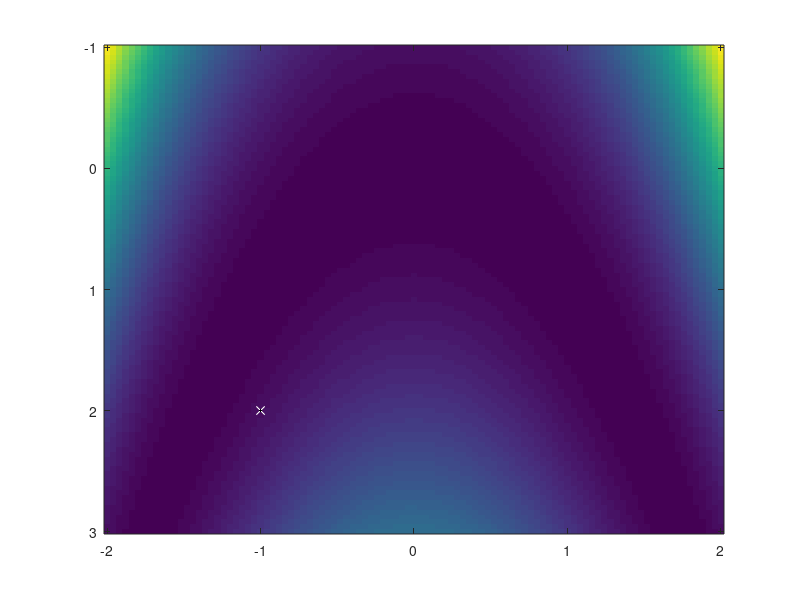

This chart was generated by the following MATLAB code: (Note: this script raises an error after producing the figure.)
clear; close all; drawnow

anonrosen = @(x)(100*(x(2,:) - x(1,:).^2).^2 + (1-x(1,:)).^2);
x0 = [-1;2];

x = linspace(-2,2,101);
y = linspace(-1,3,101);
[X2,X1] = ndgrid(y,x);
F = zeros(size(X1));
F(:) = anonrosen([X1(:) X2(:)].');
imagesc(x,y,F);
line(x0(1),x0(2),'Marker','x','LineStyle','none','MarkerFaceColor','w','Color','w');
h = line(x0(1),x0(2),'Marker','.','Color','k');

options = nlopt.options('ln_neldermead',2,'OutputFun',@(x,optimvalues,state)outfun(x,optimvalues,state,h));
[x, fval, flag, output] = nlopt.fminunc(anonrosen,x0,options);

line(x(1),x(2),'Marker','o','LineStyle','none','Color','w','MarkerFaceColor','w')

h1 = line(x0(1),x0(2),'Marker','.','Color','r','LineStyle','--');
options = nlopt.options('ld_lbfgs',2,'OutputFun',@(x,optimvalues,state)outfun(x,optimvalues,state,h1));
[x, fval, flag, output] = nlopt.fminunc(@rosenbrockwithgrad,x0,options);

h2 = line(x0(1),x0(2),'Marker','.','Color','y','LineStyle',':');
options = nlopt.options('ld_ccsaq',2,'HessMultFcn',@rosenbrockHessMult,...
   'OutputFun',@(x,optimvalues,state)outfun(x,optimvalues,state,h2));
[x, fval, flag, output] = nlopt.fminunc(@rosenbrockwithgrad,x0,options);

% h3 = line(x0(1),x0(2),'Marker','.','Color','m','LineStyle',':');
% options = nlopt.options('g_mlsl',2,'SubproblemAlgorithm',nlopt.options('ld_lbfgs',2,'subproblem'),...
%    'OutputFun',@(x,optimvalues,state)outfun(x,optimvalues,state,h3));
% [x, fval, flag, output] = nlopt.fminunc(@rosenbrockwithgrad,x0,options);

legend([h h1 h2],'Nelder-Mead', 'LBFGS', 'CCSAQ')


function stop = outfun(x,~,~,h)
  set(h,'XData',[h.XData x(1)],'YData',[h.YData x(2)]);
  stop = false;
end

function [f,g] = rosenbrockwithgrad(x)
% Calculate objective f
f = 100*(x(2,:) - x(1,:).^2).^2 + (1-x(1,:)).^2;

if nargout > 1 % gradient required
    g = [-400*(x(2,:)-x(1,:).^2).*x(1,:)-2*(1-x(1,:));
        200*(x(2,:)-x(1,:).^2)];
end
end

function H = rosenbrockHessMult(x,g)
   H = [1200*x(1)^2-400*x(2)+2, -400*x(1);
      -400*x(1), 200]*g;
end
